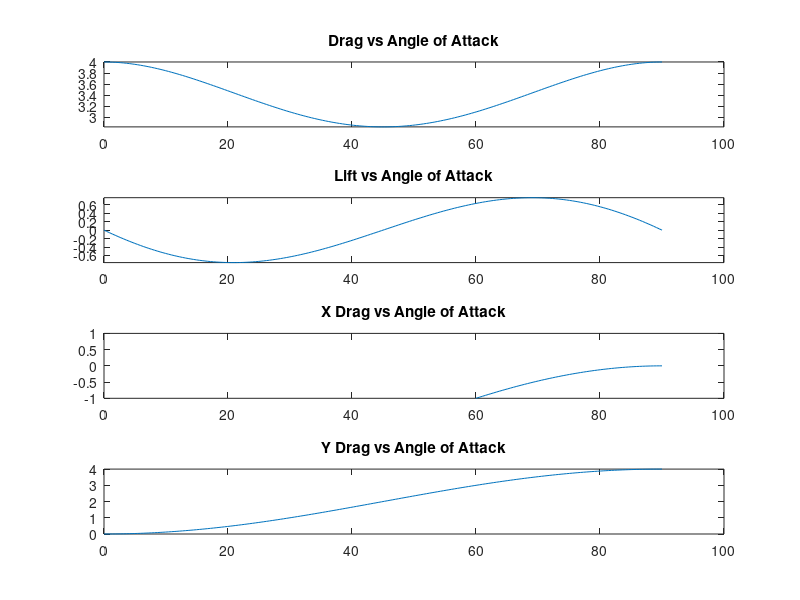

Reproduce this figure in MATLAB.
dx = 1;
dy = 1;
mu = diag([dx,dy]);

n = 200;
flowVelocity = 2;
angleOfAttack = linspace(0,pi/2,n);
aoa_degrees = angleOfAttack*180/pi;

lift = zeros(1,n);
drag = zeros(1,n);

panelXDrag = zeros(1,n);
panelYDrag = zeros(1,n);

for i = 1:n
    alpha = angleOfAttack(i);
    xVel = -flowVelocity*cos(alpha);
    yVel = flowVelocity*sin(alpha);
    
    V = [xVel;yVel];
    V_hat = V/flowVelocity;
    beta = pi/2 - alpha;
    L_hat = [cos(beta);sin(beta)];
    
    D = mu*(abs(V).*V);
    panelXDrag(i) = D(1);
    panelYDrag(i) = D(2);
    drag(i) = dot(D,V_hat);
    lift(i) = dot(D,L_hat);
end
    
figure(1);
clf;
subplot(4,1,1);
plot(aoa_degrees,drag);
set(gca,'YLim',[min(drag),max(drag)]);
title('Drag vs Angle of Attack');

subplot(4,1,2);
plot(aoa_degrees,lift);
set(gca,'YLim',[min(lift),max(lift)]);
title('Lift vs Angle of Attack');

subplot(4,1,3);
plot(aoa_degrees,panelXDrag);
set(gca,'YLim',[-1,1]);
title('X Drag vs Angle of Attack');

subplot(4,1,4);
plot(aoa_degrees,panelYDrag);
set(gca,'YLim',[min(panelYDrag),max(panelYDrag)]);
title('Y Drag vs Angle of Attack');


